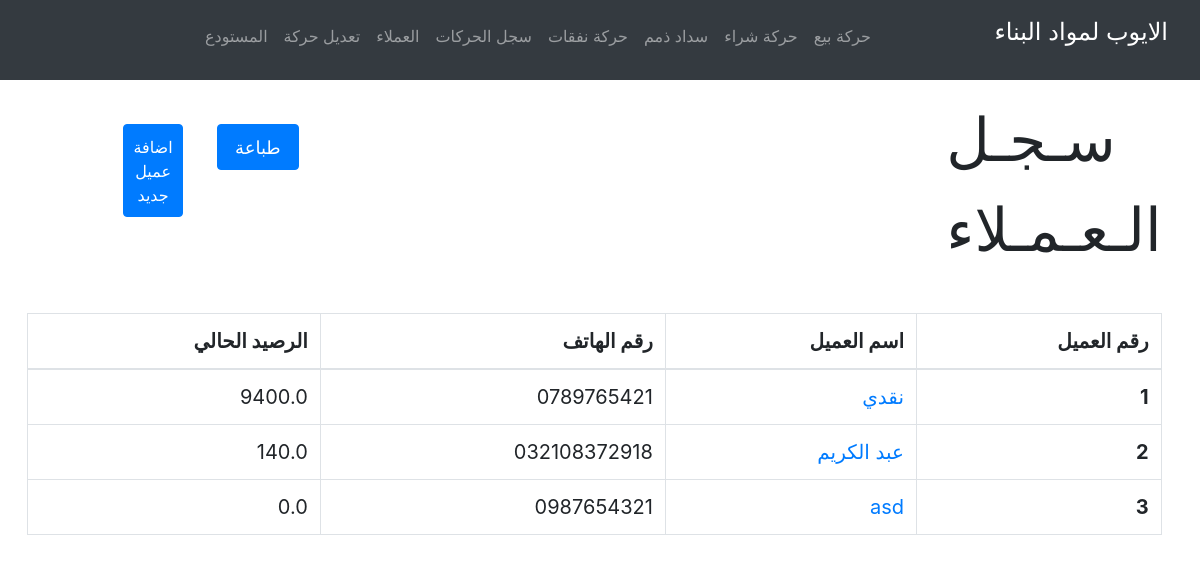
Before: /clients with the older database file.
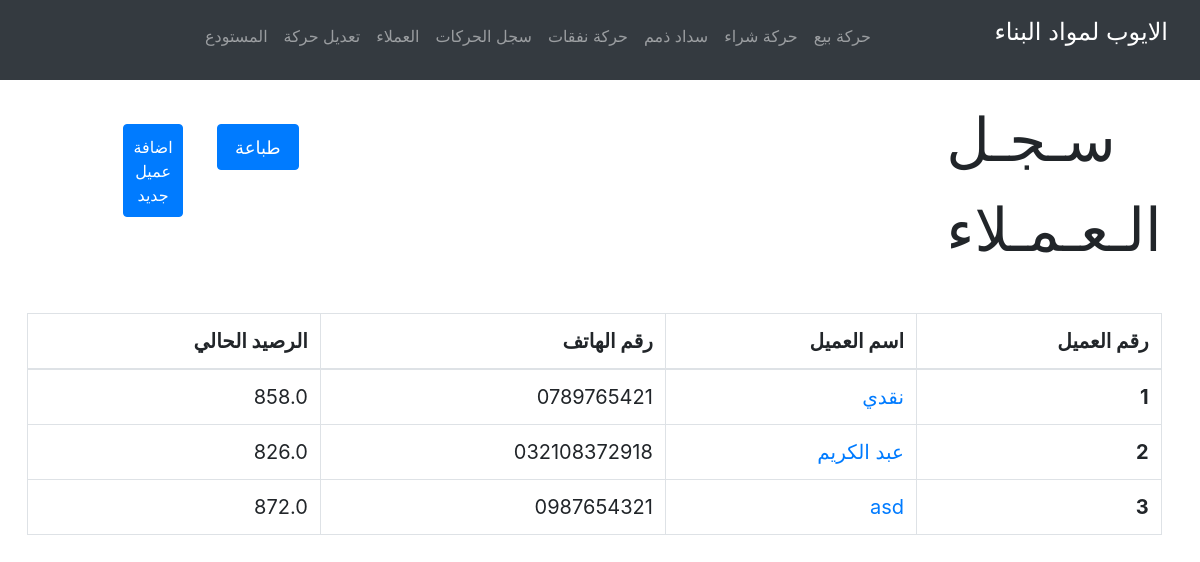
After: the same page with the newer database file.
### tables this page shows
CREATE TABLE clients (clientId INTEGER PRIMARY KEY, client_name TEXT, client_phone TEXT, client_balance REAL);

### app.py (the view)
@app.route("/clients", methods=["GET", "POST"])
def clients():
  if request.method == "POST":
    try:
      id = int(request.form.get("id"))
      name = str(request.form.get("name"))
      phone = str(request.form.get("phone"))
      balance = float(request.form.get("balance"))
    except:
      return "الرجاء التأكد من تعبئة النموذج كاملاً"
    if (None in (id, name, )) or (len(name) < 3):
      return "الرجاء التأكد من تعبئة النموذج كاملاً"
    db.execute("INSERT INTO clients (clientId, client_name, client_phone, client_balance)"
              + "VALUES ((?), (?), (?), (?))", [id, name, phone, balance])
    db.commit()
    return "/clients"
  else:
    clients = []
    query = db.execute('SELECT * FROM clients ORDER BY clientId').fetchall()
    for record in query:
      clients.append({
        'id': record[0],
        'name': record[1],
        'phone': record[2],
        'balance': record[3]
      })
    return render_template('clients.html', clients=clients)

### app.py (called while the page is built)
@app.after_request
def after_request(response):
  response.headers["Cache-Control"] = "no-cache, no-store, must-revalidate"
  response.headers["Expires"] = 0
  response.headers["Pragma"] = "no-cache"
  return response

### templates/clients.html (shortened to what this page needs)
{% extends "layout.html" %}
{% block head %}
  <link href="/static/css/clients.css" rel="stylesheet">
{% endblock %}
{% block body %}
  <div class="row">
    <div class="col-md-8">
      <p class="head-text">سـجـل الـعـمـلاء</p>
    </div>
    <div class="col-md-2">
      <button class="btn btn-primary" id="print" value="clientsAll">طباعة</button>
    </div>
    <div class="col-md-2">
      <button type="button" class="btn btn-primary new-client" data-toggle="modal" data-target="#modal">
        اضافة عميل جديد
      </button>
    </div>
  </div>
  <div class="center-table">
    <table class="table table-bordered">
      <thead class="text-right">
        <tr>
          <th scope="col">رقم العميل</th>
          <th scope="col">اسم العميل</th>
          <th scope="col">رقم الهاتف</th>
          <th scope="col">الرصيد الحالي</th>
        </tr>
      </thead>
      <tbody class="text-right">
        {% for client in clients %}
          <tr>
            <th scope="row">{{ client.id }}</th>
            <td><a href="/u/{{ client.id }}">{{ client.name }}</a></td>
            <td>{{ client.phone }}</td>
            <td>{{ client.balance }}</td>
          </tr>
        {% endfor %}
      </tbody>
    </table>
  </div>
{% endblock %}

Changed rows visible on the page:
changed clients "نقدي": balance "9400.0" → "858.0"
changed clients "عبد الكريم": balance "140.0" → "826.0"
changed clients "asd": balance "0.0" → "872.0"
